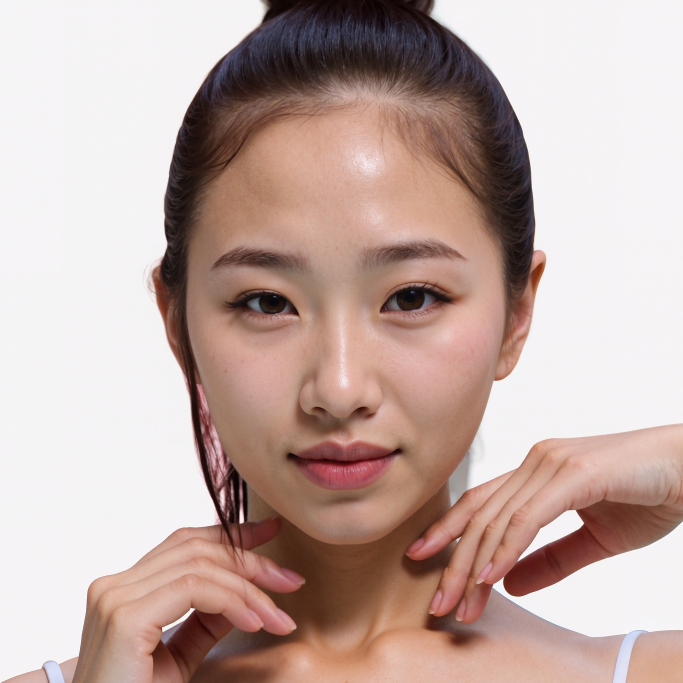
#> input picture public/ref_faces/00_JAPAN.jpg, 2048 x 2048 px (shown at 1/3 size); its folder holds 4 pictures in this run
$ python find_matches.py
#> lines starting #> are read from the running program, lines starting #| are printed output that depends on the picture; pictures that were not available may be replaced by others from this repository, and a replacement may not be noted
import os
from PIL import Image
import numpy as np

def get_image_diff(img1_path, img2_path):
#> called with img1_path = '00_JAPAN.jpg'
    try:
        img1 = Image.open(img1_path).convert('RGB').resize((64, 64))
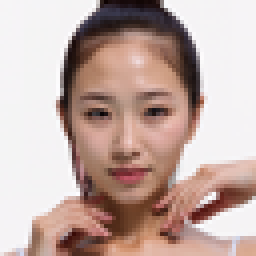
#> img1: PIL image 64x64 RGB (shown 4 times larger); mean R, G, B 193.7, 171, 164.4
        img2 = Image.open(img2_path).convert('RGB').resize((64, 64))

        arr1 = np.array(img1, dtype=np.float32)
        arr2 = np.array(img2, dtype=np.float32)

        diff = np.mean(np.abs(arr1 - arr2))
#> diff = 0
        return diff
    except Exception as e:
        print(f"Error comparing {img1_path} and {img2_path}: {e}")
        return 999999

mapping = {}

files = os.listdir('.')

# Target files: 01_..., 02_...
targets = [f for f in files if f[:2].isdigit() and f.endswith('.jpg')]

SOURCE_DIR = r"E:\AI_girl_flux_dev\APP_VID\FACES\converted_2048_jpg"
source_files = os.listdir(SOURCE_DIR)
candidates = [os.path.join(SOURCE_DIR, f) for f in source_files if f.lower().endswith('.jpg')]

print(f"Found {len(targets)} targets in current dir and {len(candidates)} candidates in source dir.")

with open('rename_source_script.ps1', 'w', encoding='utf-8') as script_file:
    script_file.write(f'$dir = "{SOURCE_DIR}"\n')
    script_file.write('cd $dir\n\n')

    # Sort targets to ensure 01, 02, 03 order
    targets.sort()

    for t in targets:
        best_match = None
        best_diff = 50 # Threshold

        for c in candidates:
            diff = get_image_diff(t, c)
#> diff = 0
            if diff < best_diff:
                best_diff = diff
#> best_diff = 0
                best_match = c

        if best_match:
            # best_match is full path. We need just the filename.
            source_filename = os.path.basename(best_match)

            # PowerShell Rename-Item
            cmd = f'Rename-Item -LiteralPath "{source_filename}" -NewName "{t}" -ErrorAction SilentlyContinue'
            print(f"{t} MATCHES {source_filename} (Diff: {best_diff:.2f})")
#| 00_JAPAN.jpg MATCHES 00_JAPAN.jpg (Diff: 0.00)
            script_file.write(cmd + '\n')
        else:
            print(f"{t} NO MATCH FOUND")
#> pass 2 of the loop `for t in targets:`:
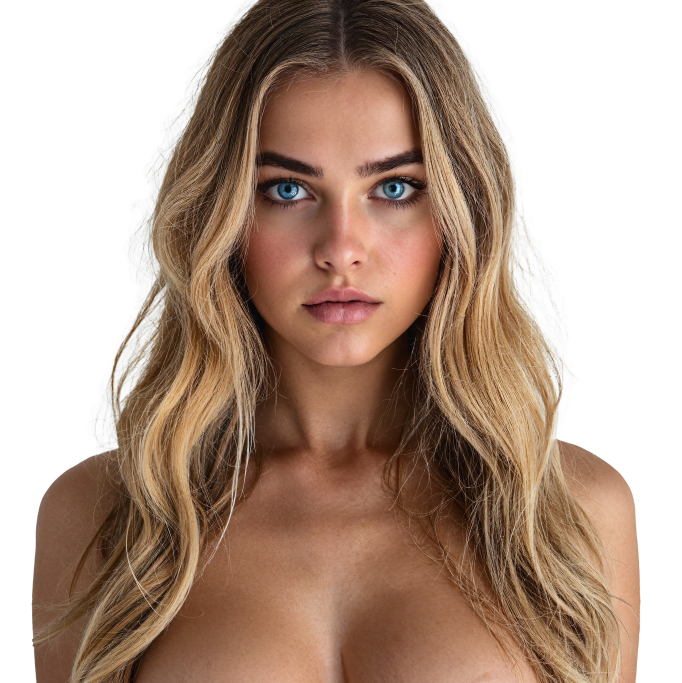
#> input picture public/ref_faces/01_UKRAINE.jpg, 2046 x 2048 px (shown at 1/3 size)
#> in get_image_diff (call 2), `img1 = Image.open(img1_path).convert('RGB').resize((64, 64))`:
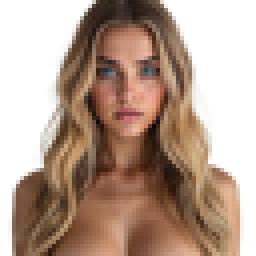
#> img1: PIL image 64x64 RGB (shown 4 times larger); mean R, G, B 181.8, 158.1, 143
#> in get_image_diff (call 2), `diff = np.mean(np.abs(arr1 - arr2))`: diff = 46.97
#| 01_UKRAINE.jpg MATCHES 00_JAPAN.jpg (Diff: 46.97)
#> pass 3 of the loop `for t in targets:`:
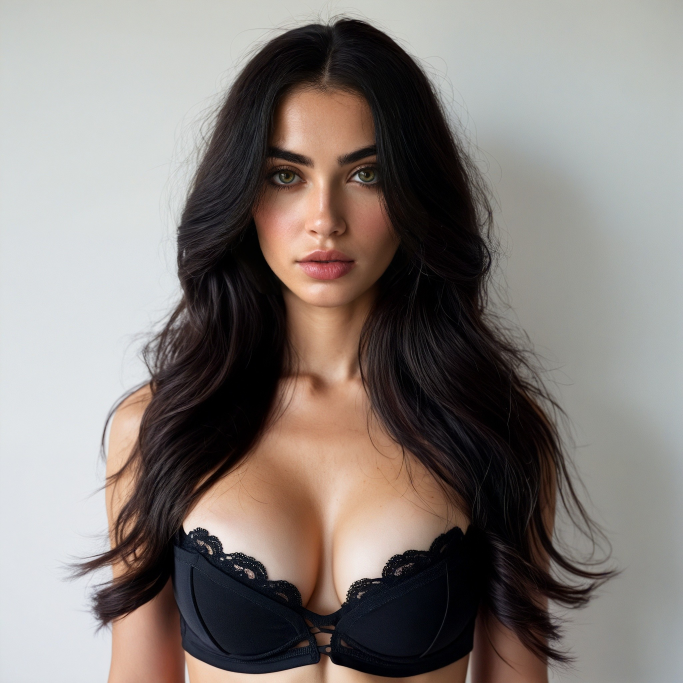
#> input picture public/ref_faces/02_HUNGARY.jpg, 2048 x 2048 px (shown at 1/3 size)
#> in get_image_diff (call 3), `img1 = Image.open(img1_path).convert('RGB').resize((64, 64))`:
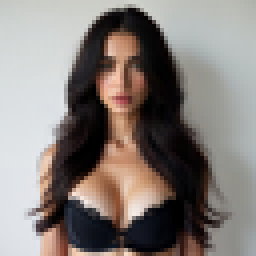
#> img1: PIL image 64x64 RGB (shown 4 times larger); mean R, G, B 132.8, 125.4, 121.2
#> in get_image_diff (call 3), `diff = np.mean(np.abs(arr1 - arr2))`: diff = 78.08
#> the loop made 4 passes; the first 3 are shown

print("Script generated: rename_source_script.ps1")
